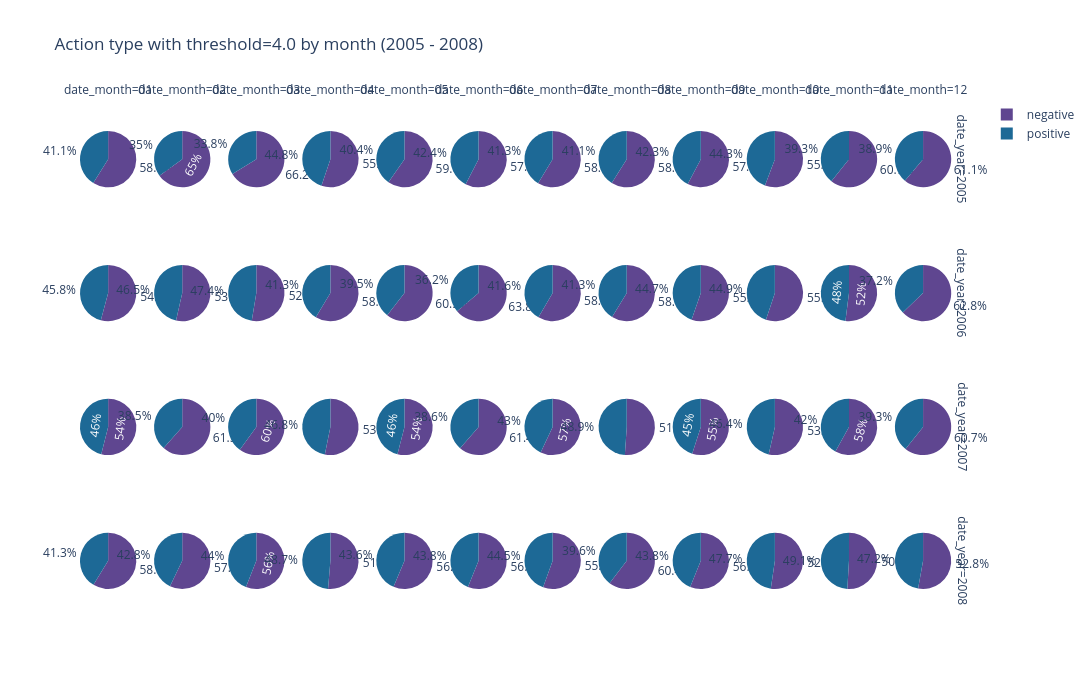

Here is the notebook cell this chart was saved with:
### Code cell
# TODO: change the threshold to check out effects of the cutting point
THRESHOLD = 4.0

px.pie(
    (
        interaction_df[interaction_df["date_year"].between(2005, 2008)]
        .assign(
            date_year=interaction_df["date_year"].astype("str"),
            date_month=interaction_df["date_month"].astype("str").str.zfill(2),
            action_type=interaction_df["rating"].apply(lambda x: "positive" if x >= THRESHOLD else "negative")
        )
        .groupby(
            ["date_year", "date_month", "action_type"]
        ).agg(cnt=("userID", lambda x: x.count()))
        .reset_index([-1, -2, -3])
        [["date_year", "date_month", "action_type", "cnt"]]
    ),
    names="action_type",
    values="cnt",
    color_discrete_sequence=px.colors.qualitative.Prism,
    facet_col="date_month", facet_row="date_year",
    height=700, width=2000,
    title=f"Action type with threshold={THRESHOLD} by month (2005 - 2008)",
)

### Figure 1 — Plotly figure (JSON) as saved in the notebook; plotly's stock layout.template omitted (floating-point values rounded to 4 significant figures)
{"data": [{"domain": {"x": [0, 0.06333], "y": [0.7725, 1]}, "hovertemplate": "date_year=2005<br>date_month=01<br>action_type=%{label}<br>cnt=%{value}<extra></extra>", "labels": ["negative", "positive"], "legendgroup": "", "name": "", "showlegend": true, "type": "pie", "values": [5787, 4043]}, {"domain": {"x": [0.08333, 0.1467], "y": [0.7725, 1]}, "hovertemplate": "date_year=2005<br>date_month=02<br>action_type=%{label}<br>cnt=%{value}<extra></extra>", "labels": ["negative", "positive"], "legendgroup": "", "name": "", "showlegend": true, "type": "pie", "values": [5381, 2893]}, {"domain": {"x": [0.1667, 0.23], "y": [0.7725, 1]}, "hovertemplate": "date_year=2005<br>date_month=03<br>action_type=%{label}<br>cnt=%{value}<extra></extra>", "labels": ["negative", "positive"], "legendgroup": "", "name": "", "showlegend": true, "type": "pie", "values": [8108, 4145]}, {"domain": {"x": [0.25, 0.3133], "y": [0.7725, 1]}, "hovertemplate": "date_year=2005<br>date_month=04<br>action_type=%{label}<br>cnt=%{value}<extra></extra>", "labels": ["negative", "positive"], "legendgroup": "", "name": "", "showlegend": true, "type": "pie", "values": [7767, 6315]}, {"domain": {"x": [0.3333, 0.3967], "y": [0.7725, 1]}, "hovertemplate": "date_year=2005<br>date_month=05<br>action_type=%{label}<br>cnt=%{value}<extra></extra>", "labels": ["negative", "positive"], "legendgroup": "", "name": "", "showlegend": true, "type": "pie", "values": [7475, 5057]}, {"domain": {"x": [0.4167, 0.48], "y": [0.7725, 1]}, "hovertemplate": "date_year=2005<br>date_month=06<br>action_type=%{label}<br>cnt=%{value}<extra></extra>", "labels": ["negative", "positive"], "legendgroup": "", "name": "", "showlegend": true, "type": "pie", "values": [7323, 5391]}, {"domain": {"x": [0.5, 0.5633], "y": [0.7725, 1]}, "hovertemplate": "date_year=2005<br>date_month=07<br>action_type=%{label}<br>cnt=%{value}<extra></extra>", "labels": ["negative", "positive"], "legendgroup": "", "name": "", "showlegend": true, "type": "pie", "values": [5430, 3828]}, {"domain": {"x": [0.5833, 0.6467], "y": [0.7725, 1]}, "hovertemplate": "date_year=2005<br>date_month=08<br>action_type=%{label}<br>cnt=%{value}<extra></extra>", "labels": ["negative", "positive"], "legendgroup": "", "name": "", "showlegend": true, "type": "pie", "values": [4532, 3160]}, {"domain": {"x": [0.6667, 0.73], "y": [0.7725, 1]}, "hovertemplate": "date_year=2005<br>date_month=09<br>action_type=%{label}<br>cnt=%{value}<extra></extra>", "labels": ["negative", "positive"], "legendgroup": "", "name": "", "showlegend": true, "type": "pie", "values": [4745, 3479]}, {"domain": {"x": [0.75, 0.8133], "y": [0.7725, 1]}, "hovertemplate": "date_year=2005<br>date_month=10<br>action_type=%{label}<br>cnt=%{value}<extra></extra>", "labels": ["negative", "positive"], "legendgroup": "", "name": "", "showlegend": true, "type": "pie", "values": [5524, 4386]}, {"domain": {"x": [0.8333, 0.8967], "y": [0.7725, 1]}, "hovertemplate": "date_year=2005<br>date_month=11<br>action_type=%{label}<br>cnt=%{value}<extra></extra>", "labels": ["negative", "positive"], "legendgroup": "", "name": "", "showlegend": true, "type": "pie", "values": [6929, 4479]}, {"domain": {"x": [0.9167, 0.98], "y": [0.7725, 1]}, "hovertemplate": "date_year=2005<br>date_month=12<br>action_type=%{label}<br>cnt=%{value}<extra></extra>", "labels": ["negative", "positive"], "legendgroup": "", "name": "", "showlegend": true, "type": "pie", "values": [6869, 4365]}, {"domain": {"x": [0, 0.06333], "y": [0.515, 0.7425]}, "hovertemplate": "date_year=2006<br>date_month=01<br>action_type=%{label}<br>cnt=%{value}<extra></extra>", "labels": ["negative", "positive"], "legendgroup": "", "name": "", "showlegend": true, "type": "pie", "values": [10825, 9150]}, {"domain": {"x": [0.08333, 0.1467], "y": [0.515, 0.7425]}, "hovertemplate": "date_year=2006<br>date_month=02<br>action_type=%{label}<br>cnt=%{value}<extra></extra>", "labels": ["negative", "positive"], "legendgroup": "", "name": "", "showlegend": true, "type": "pie", "values": [8312, 7219]}, {"domain": {"x": [0.1667, 0.23], "y": [0.515, 0.7425]}, "hovertemplate": "date_year=2006<br>date_month=03<br>action_type=%{label}<br>cnt=%{value}<extra></extra>", "labels": ["negative", "positive"], "legendgroup": "", "name": "", "showlegend": true, "type": "pie", "values": [6929, 6248]}, {"domain": {"x": [0.25, 0.3133], "y": [0.515, 0.7425]}, "hovertemplate": "date_year=2006<br>date_month=04<br>action_type=%{label}<br>cnt=%{value}<extra></extra>", "labels": ["negative", "positive"], "legendgroup": "", "name": "", "showlegend": true, "type": "pie", "values": [10350, 7294]}, {"domain": {"x": [0.3333, 0.3967], "y": [0.515, 0.7425]}, "hovertemplate": "date_year=2006<br>date_month=05<br>action_type=%{label}<br>cnt=%{value}<extra></extra>", "labels": ["negative", "positive"], "legendgroup": "", "name": "", "showlegend": true, "type": "pie", "values": [8006, 5223]}, {"domain": {"x": [0.4167, 0.48], "y": [0.515, 0.7425]}, "hovertemplate": "date_year=2006<br>date_month=06<br>action_type=%{label}<br>cnt=%{value}<extra></extra>", "labels": ["negative", "positive"], "legendgroup": "", "name": "", "showlegend": true, "type": "pie", "values": [8812, 4994]}, {"domain": {"x": [0.5, 0.5633], "y": [0.515, 0.7425]}, "hovertemplate": "date_year=2006<br>date_month=07<br>action_type=%{label}<br>cnt=%{value}<extra></extra>", "labels": ["negative", "positive"], "legendgroup": "", "name": "", "showlegend": true, "type": "pie", "values": [12061, 8583]}, {"domain": {"x": [0.5833, 0.6467], "y": [0.515, 0.7425]}, "hovertemplate": "date_year=2006<br>date_month=08<br>action_type=%{label}<br>cnt=%{value}<extra></extra>", "labels": ["negative", "positive"], "legendgroup": "", "name": "", "showlegend": true, "type": "pie", "values": [8701, 6117]}, {"domain": {"x": [0.6667, 0.73], "y": [0.515, 0.7425]}, "hovertemplate": "date_year=2006<br>date_month=09<br>action_type=%{label}<br>cnt=%{value}<extra></extra>", "labels": ["negative", "positive"], "legendgroup": "", "name": "", "showlegend": true, "type": "pie", "values": [7183, 5799]}, {"domain": {"x": [0.75, 0.8133], "y": [0.515, 0.7425]}, "hovertemplate": "date_year=2006<br>date_month=10<br>action_type=%{label}<br>cnt=%{value}<extra></extra>", "labels": ["negative", "positive"], "legendgroup": "", "name": "", "showlegend": true, "type": "pie", "values": [6877, 5595]}, {"domain": {"x": [0.8333, 0.8967], "y": [0.515, 0.7425]}, "hovertemplate": "date_year=2006<br>date_month=11<br>action_type=%{label}<br>cnt=%{value}<extra></extra>", "labels": ["negative", "positive"], "legendgroup": "", "name": "", "showlegend": true, "type": "pie", "values": [5852, 5398]}, {"domain": {"x": [0.9167, 0.98], "y": [0.515, 0.7425]}, "hovertemplate": "date_year=2006<br>date_month=12<br>action_type=%{label}<br>cnt=%{value}<extra></extra>", "labels": ["negative", "positive"], "legendgroup": "", "name": "", "showlegend": true, "type": "pie", "values": [11460, 6797]}, {"domain": {"x": [0, 0.06333], "y": [0.2575, 0.485]}, "hovertemplate": "date_year=2007<br>date_month=01<br>action_type=%{label}<br>cnt=%{value}<extra></extra>", "labels": ["negative", "positive"], "legendgroup": "", "name": "", "showlegend": true, "type": "pie", "values": [7763, 6624]}, {"domain": {"x": [0.08333, 0.1467], "y": [0.2575, 0.485]}, "hovertemplate": "date_year=2007<br>date_month=02<br>action_type=%{label}<br>cnt=%{value}<extra></extra>", "labels": ["negative", "positive"], "legendgroup": "", "name": "", "showlegend": true, "type": "pie", "values": [9013, 5651]}, {"domain": {"x": [0.1667, 0.23], "y": [0.2575, 0.485]}, "hovertemplate": "date_year=2007<br>date_month=03<br>action_type=%{label}<br>cnt=%{value}<extra></extra>", "labels": ["negative", "positive"], "legendgroup": "", "name": "", "showlegend": true, "type": "pie", "values": [8545, 5706]}, {"domain": {"x": [0.25, 0.3133], "y": [0.2575, 0.485]}, "hovertemplate": "date_year=2007<br>date_month=04<br>action_type=%{label}<br>cnt=%{value}<extra></extra>", "labels": ["negative", "positive"], "legendgroup": "", "name": "", "showlegend": true, "type": "pie", "values": [7412, 6528]}, {"domain": {"x": [0.3333, 0.3967], "y": [0.2575, 0.485]}, "hovertemplate": "date_year=2007<br>date_month=05<br>action_type=%{label}<br>cnt=%{value}<extra></extra>", "labels": ["negative", "positive"], "legendgroup": "", "name": "", "showlegend": true, "type": "pie", "values": [5469, 4655]}, {"domain": {"x": [0.4167, 0.48], "y": [0.2575, 0.485]}, "hovertemplate": "date_year=2007<br>date_month=06<br>action_type=%{label}<br>cnt=%{value}<extra></extra>", "labels": ["negative", "positive"], "legendgroup": "", "name": "", "showlegend": true, "type": "pie", "values": [8224, 5168]}, {"domain": {"x": [0.5, 0.5633], "y": [0.2575, 0.485]}, "hovertemplate": "date_year=2007<br>date_month=07<br>action_type=%{label}<br>cnt=%{value}<extra></extra>", "labels": ["negative", "positive"], "legendgroup": "", "name": "", "showlegend": true, "type": "pie", "values": [7556, 5699]}, {"domain": {"x": [0.5833, 0.6467], "y": [0.2575, 0.485]}, "hovertemplate": "date_year=2007<br>date_month=08<br>action_type=%{label}<br>cnt=%{value}<extra></extra>", "labels": ["negative", "positive"], "legendgroup": "", "name": "", "showlegend": true, "type": "pie", "values": [8009, 7676]}, {"domain": {"x": [0.6667, 0.73], "y": [0.2575, 0.485]}, "hovertemplate": "date_year=2007<br>date_month=09<br>action_type=%{label}<br>cnt=%{value}<extra></extra>", "labels": ["negative", "positive"], "legendgroup": "", "name": "", "showlegend": true, "type": "pie", "values": [5246, 4299]}, {"domain": {"x": [0.75, 0.8133], "y": [0.2575, 0.485]}, "hovertemplate": "date_year=2007<br>date_month=10<br>action_type=%{label}<br>cnt=%{value}<extra></extra>", "labels": ["negative", "positive"], "legendgroup": "", "name": "", "showlegend": true, "type": "pie", "values": [6008, 5210]}, {"domain": {"x": [0.8333, 0.8967], "y": [0.2575, 0.485]}, "hovertemplate": "date_year=2007<br>date_month=11<br>action_type=%{label}<br>cnt=%{value}<extra></extra>", "labels": ["negative", "positive"], "legendgroup": "", "name": "", "showlegend": true, "type": "pie", "values": [6415, 4643]}, {"domain": {"x": [0.9167, 0.98], "y": [0.2575, 0.485]}, "hovertemplate": "date_year=2007<br>date_month=12<br>action_type=%{label}<br>cnt=%{value}<extra></extra>", "labels": ["negative", "positive"], "legendgroup": "", "name": "", "showlegend": true, "type": "pie", "values": [9051, 5852]}, {"domain": {"x": [0, 0.06333], "y": [0, 0.2275]}, "hovertemplate": "date_year=2008<br>date_month=01<br>action_type=%{label}<br>cnt=%{value}<extra></extra>", "labels": ["negative", "positive"], "legendgroup": "", "name": "", "showlegend": true, "type": "pie", "values": [8820, 6196]}, {"domain": {"x": [0.08333, 0.1467], "y": [0, 0.2275]}, "hovertemplate": "date_year=2008<br>date_month=02<br>action_type=%{label}<br>cnt=%{value}<extra></extra>", "labels": ["negative", "positive"], "legendgroup": "", "name": "", "showlegend": true, "type": "pie", "values": [6276, 4704]}, {"domain": {"x": [0.1667, 0.23], "y": [0, 0.2275]}, "hovertemplate": "date_year=2008<br>date_month=03<br>action_type=%{label}<br>cnt=%{value}<extra></extra>", "labels": ["negative", "positive"], "legendgroup": "", "name": "", "showlegend": true, "type": "pie", "values": [6461, 5079]}, {"domain": {"x": [0.25, 0.3133], "y": [0, 0.2275]}, "hovertemplate": "date_year=2008<br>date_month=04<br>action_type=%{label}<br>cnt=%{value}<extra></extra>", "labels": ["negative", "positive"], "legendgroup": "", "name": "", "showlegend": true, "type": "pie", "values": [4486, 4253]}, {"domain": {"x": [0.3333, 0.3967], "y": [0, 0.2275]}, "hovertemplate": "date_year=2008<br>date_month=05<br>action_type=%{label}<br>cnt=%{value}<extra></extra>", "labels": ["negative", "positive"], "legendgroup": "", "name": "", "showlegend": true, "type": "pie", "values": [5202, 4029]}, {"domain": {"x": [0.4167, 0.48], "y": [0, 0.2275]}, "hovertemplate": "date_year=2008<br>date_month=06<br>action_type=%{label}<br>cnt=%{value}<extra></extra>", "labels": ["negative", "positive"], "legendgroup": "", "name": "", "showlegend": true, "type": "pie", "values": [5199, 4056]}, {"domain": {"x": [0.5, 0.5633], "y": [0, 0.2275]}, "hovertemplate": "date_year=2008<br>date_month=07<br>action_type=%{label}<br>cnt=%{value}<extra></extra>", "labels": ["negative", "positive"], "legendgroup": "", "name": "", "showlegend": true, "type": "pie", "values": [7173, 5749]}, {"domain": {"x": [0.5833, 0.6467], "y": [0, 0.2275]}, "hovertemplate": "date_year=2008<br>date_month=08<br>action_type=%{label}<br>cnt=%{value}<extra></extra>", "labels": ["negative", "positive"], "legendgroup": "", "name": "", "showlegend": true, "type": "pie", "values": [9296, 6089]}, {"domain": {"x": [0.6667, 0.73], "y": [0, 0.2275]}, "hovertemplate": "date_year=2008<br>date_month=09<br>action_type=%{label}<br>cnt=%{value}<extra></extra>", "labels": ["negative", "positive"], "legendgroup": "", "name": "", "showlegend": true, "type": "pie", "values": [4908, 3828]}, {"domain": {"x": [0.75, 0.8133], "y": [0, 0.2275]}, "hovertemplate": "date_year=2008<br>date_month=10<br>action_type=%{label}<br>cnt=%{value}<extra></extra>", "labels": ["negative", "positive"], "legendgroup": "", "name": "", "showlegend": true, "type": "pie", "values": [6070, 5526]}, {"domain": {"x": [0.8333, 0.8967], "y": [0, 0.2275]}, "hovertemplate": "date_year=2008<br>date_month=11<br>action_type=%{label}<br>cnt=%{value}<extra></extra>", "labels": ["negative", "positive"], "legendgroup": "", "name": "", "showlegend": true, "type": "pie", "values": [6093, 5869]}, {"domain": {"x": [0.9167, 0.98], "y": [0, 0.2275]}, "hovertemplate": "date_year=2008<br>date_month=12<br>action_type=%{label}<br>cnt=%{value}<extra></extra>", "labels": ["negative", "positive"], "legendgroup": "", "name": "", "showlegend": true, "type": "pie", "values": [7944, 7095]}], "layout": {"annotations": [{"font": {}, "showarrow": false, "text": "date_month=01", "x": 0.03167, "xanchor": "center", "xref": "paper", "y": 1, "yanchor": "bottom", "yref": "paper"}, {"font": {}, "showarrow": false, "text": "date_month=02", "x": 0.115, "xanchor": "center", "xref": "paper", "y": 1, "yanchor": "bottom", "yref": "paper"}, {"font": {}, "showarrow": false, "text": "date_month=03", "x": 0.1983, "xanchor": "center", "xref": "paper", "y": 1, "yanchor": "bottom", "yref": "paper"}, {"font": {}, "showarrow": false, "text": "date_month=04", "x": 0.2817, "xanchor": "center", "xref": "paper", "y": 1, "yanchor": "bottom", "yref": "paper"}, {"font": {}, "showarrow": false, "text": "date_month=05", "x": 0.365, "xanchor": "center", "xref": "paper", "y": 1, "yanchor": "bottom", "yref": "paper"}, {"font": {}, "showarrow": false, "text": "date_month=06", "x": 0.4483, "xanchor": "center", "xref": "paper", "y": 1, "yanchor": "bottom", "yref": "paper"}, {"font": {}, "showarrow": false, "text": "date_month=07", "x": 0.5317, "xanchor": "center", "xref": "paper", "y": 1, "yanchor": "bottom", "yref": "paper"}, {"font": {}, "showarrow": false, "text": "date_month=08", "x": 0.615, "xanchor": "center", "xref": "paper", "y": 1, "yanchor": "bottom", "yref": "paper"}, {"font": {}, "showarrow": false, "text": "date_month=09", "x": 0.6983, "xanchor": "center", "xref": "paper", "y": 1, "yanchor": "bottom", "yref": "paper"}, {"font": {}, "showarrow": false, "text": "date_month=10", "x": 0.7817, "xanchor": "center", "xref": "paper", "y": 1, "yanchor": "bottom", "yref": "paper"}, {"font": {}, "showarrow": false, "text": "date_month=11", "x": 0.865, "xanchor": "center", "xref": "paper", "y": 1, "yanchor": "bottom", "yref": "paper"}, {"font": {}, "showarrow": false, "text": "date_month=12", "x": 0.9483, "xanchor": "center", "xref": "paper", "y": 1, "yanchor": "bottom", "yref": "paper"}, {"font": {}, "showarrow": false, "text": "date_year=2008", "textangle": 90, "x": 0.98, "xanchor": "left", "xref": "paper", "y": 0.1138, "yanchor": "middle", "yref": "paper"}, {"font": {}, "showarrow": false, "text": "date_year=2007", "textangle": 90, "x": 0.98, "xanchor": "left", "xref": "paper", "y": 0.3712, "yanchor": "middle", "yref": "paper"}, {"font": {}, "showarrow": false, "text": "date_year=2006", "textangle": 90, "x": 0.98, "xanchor": "left", "xref": "paper", "y": 0.6288, "yanchor": "middle", "yref": "paper"}, {"font": {}, "showarrow": false, "text": "date_year=2005", "textangle": 90, "x": 0.98, "xanchor": "left", "xref": "paper", "y": 0.8862, "yanchor": "middle", "yref": "paper"}], "height": 700, "legend": {"tracegroupgap": 0}, "piecolorway": ["rgb(95, 70, 144)", "rgb(29, 105, 150)", "rgb(56, 166, 165)", "rgb(15, 133, 84)", "rgb(115, 175, 72)", "rgb(237, 173, 8)", "rgb(225, 124, 5)", "rgb(204, 80, 62)", "rgb(148, 52, 110)", "rgb(111, 64, 112)", "rgb(102, 102, 102)"], "title": {"text": "Action type with threshold=4.0 by month (2005 - 2008)"}, "width": 2000}}
